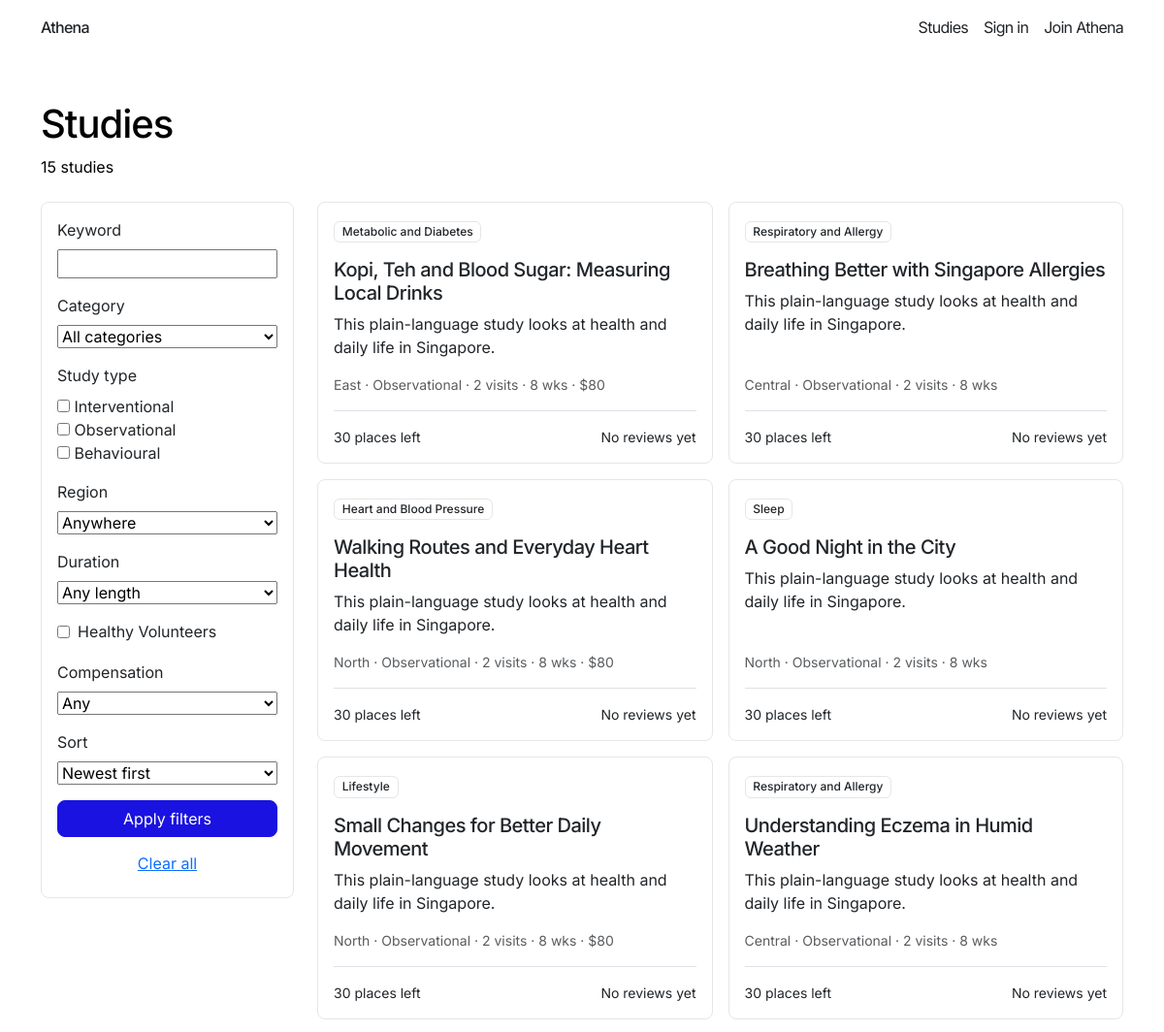
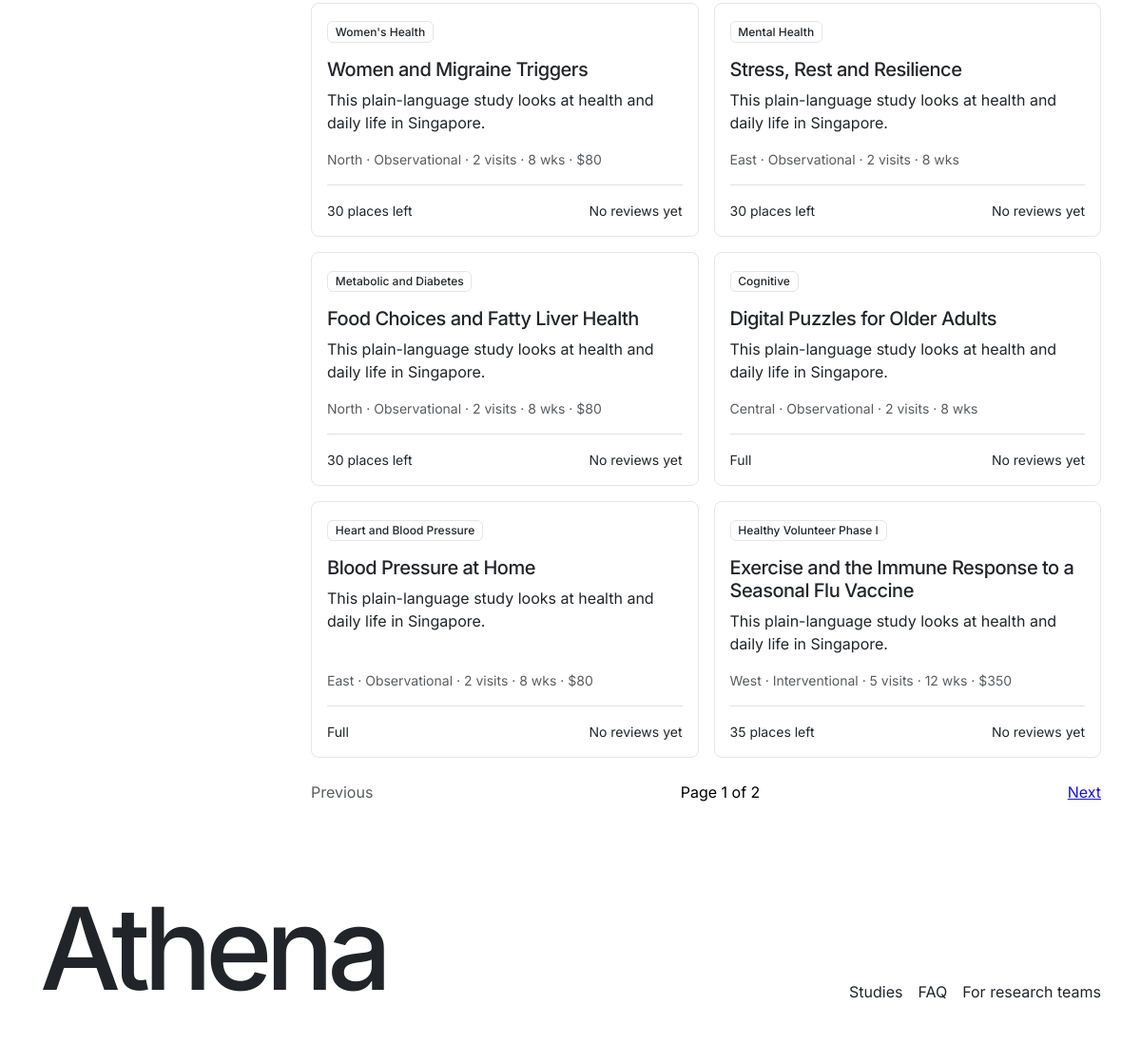
Page /studies/ on the committed database (2 pictures, top to bottom).
### core/models.py (models this page shows, shortened)
class TimeStampedModel(models.Model):
    created_at = models.DateTimeField(auto_now_add=True)
    updated_at = models.DateTimeField(auto_now=True)
    class Meta:
        abstract = True

class Study(TimeStampedModel):
    class StudyType(models.TextChoices):
        INTERVENTIONAL = 'interventional', 'Interventional'
        OBSERVATIONAL = 'observational', 'Observational'
        BEHAVIOURAL = 'behavioural', 'Behavioural'
    class Phase(models.TextChoices):
        NOT_APPLICABLE = 'not_applicable', 'Not applicable'
        PHASE_1 = 'phase_1', 'Phase I'
        PHASE_2 = 'phase_2', 'Phase II'
        PHASE_3 = 'phase_3', 'Phase III'
        PHASE_4 = 'phase_4', 'Phase IV'
    class SexEligibility(models.TextChoices):
        ALL = 'all', 'Anyone'
        FEMALE = 'female', 'Women only'
        MALE = 'male', 'Men only'
    class SmokerRule(models.TextChoices):
        ANY = 'any', 'Smokers and non-smokers'
        NON_SMOKERS = 'non_smokers', 'Non-smokers only'
        SMOKERS = 'smokers', 'Smokers only'
    class VisitTimes(models.TextChoices):
        WEEKDAY_DAYTIME = 'weekday_daytime', 'Weekday daytime'
        WEEKDAY_EVENINGS = 'weekday_evenings', 'Weekday evenings'
        WEEKENDS = 'weekends', 'Weekends'
        FLEXIBLE = 'flexible', 'Flexible'
    class Status(models.TextChoices):
        DRAFT = 'draft', 'Draft'
        PENDING_REVIEW = 'pending_review', 'Pending review'
        CHANGES_REQUESTED = 'changes_requested', 'Changes requested'
        PUBLISHED = 'published', 'Published'
        PAUSED = 'paused', 'Paused'
        FULL = 'full', 'Full'
        CLOSED = 'closed', 'Closed'
    organisation = models.ForeignKey(
        Organisation, on_delete=models.RESTRICT, related_name='studies'
    )
    category = models.ForeignKey(
        StudyCategory, on_delete=models.RESTRICT, related_name='studies'
    )
    title = models.CharField(max_length=200)
    slug = models.SlugField(max_length=220, unique=True, blank=True)
    description = models.TextField()
    visit_plan = models.TextField(blank=True)
    study_type = models.CharField(max_length=20, choices=StudyType.choices)
    phase = models.CharField(
        max_length=20, choices=Phase.choices, default=Phase.NOT_APPLICABLE
    )
    accepts_healthy_volunteers = models.BooleanField()
    sex_eligibility = models.CharField(
        max_length=10, choices=SexEligibility.choices, default=SexEligibility.ALL
    )
    min_age = models.PositiveIntegerField(
        validators=[MinValueValidator(21), MaxValueValidator(100)]
    )
    max_age = models.PositiveIntegerField(
        validators=[MinValueValidator(21), MaxValueValidator(100)]
    )
    min_bmi = models.DecimalField(
        max_digits=4, decimal_places=1, null=True, blank=True
    )
    max_bmi = models.DecimalField(
        max_digits=4, decimal_places=1, null=True, blank=True
    )
    smoker_rule = models.CharField(
        max_length=15, choices=SmokerRule.choices, default=SmokerRule.ANY
    )
    required_conditions = models.ManyToManyField(
        Condition, blank=True, related_name='required_by_studies'
    )
    excluded_conditions = models.ManyToManyField(
        Condition, blank=True, related_name='excluded_by_studies'
    )
    regions = models.ManyToManyField(Region, blank=True, related_name='studies')
    sites = models.ManyToManyField(Site, blank=True, related_name='studies')
    target_enrolment = models.PositiveIntegerField()
    total_visits = models.PositiveIntegerField()
    duration_weeks = models.PositiveIntegerField(
        validators=[MinValueValidator(1)]
    )
    visit_times = models.CharField(max_length=20, choices=VisitTimes.choices)
    compensation_amount = models.DecimalField(max_digits=8, decimal_places=2)
    show_compensation = models.BooleanField()
    start_date = models.DateField()
    recruitment_deadline = models.DateField()
    irb_name = models.CharField(max_length=60, blank=True)
    irb_reference = models.CharField(max_length=60, blank=True)
    irb_expiry = models.DateField(null=True, blank=True)
    irb_approved_text = models.BooleanField(default=False)
    status = models.CharField(
        max_length=20, choices=Status.choices, default=Status.DRAFT
    )
    auto_shortlist_high = models.BooleanField(default=False)
    moderation_comments = models.TextField(blank=True)
    paused_reason = models.TextField(blank=True)
    submitted_at = models.DateTimeField(null=True, blank=True)
    published_at = models.DateTimeField(null=True, blank=True)
    created_by = models.ForeignKey(
        User,
        on_delete=models.SET_NULL,
        null=True,
        blank=True,
        related_name='created_studies',
    )
    last_edited_by = models.ForeignKey(
        User,
        on_delete=models.SET_NULL,
        null=True,
        blank=True,
        related_name='edited_studies',
    )
    reviewed_by = models.ForeignKey(
        User,
        on_delete=models.SET_NULL,
        null=True,
        blank=True,
        related_name='reviewed_studies',
    )
    class Meta:
        constraints = [
            models.CheckConstraint(
                condition=Q(min_age__lte=models.F('max_age')),
                name='study_age_order',
            ),
            models.CheckConstraint(
                condition=Q(min_bmi__isnull=True)
                | Q(max_bmi__isnull=True)
                | Q(min_bmi__lte=models.F('max_bmi')),
                name='study_bmi_order',
            ),
            models.CheckConstraint(
                condition=Q(target_enrolment__gte=1),
                name='study_target_min_1',
            ),
            models.CheckConstraint(
                condition=Q(total_visits__gte=1),
                name='study_visits_min_1',
            ),
            models.CheckConstraint(
                condition=Q(compensation_amount__gte=0),
                name='study_compensation_not_negative',
            ),
        ]
    @property
    def places_left(self):
        from .services import enrolled_count
        return max(0, self.target_enrolment - enrolled_count(self))

class StudyCategory(TimeStampedModel):
    name = models.CharField(max_length=100)
    slug = models.SlugField(max_length=100, unique=True)
    ml_label = models.CharField(max_length=100, unique=True)
    description = models.CharField(max_length=255)
    display_order = models.PositiveIntegerField()
    is_active = models.BooleanField(default=True)
    class Meta:
        ordering = ['display_order']

class Region(TimeStampedModel):
    code = models.CharField(
        max_length=2,
        unique=True,
        validators=[RegexValidator(r'^[A-Z]{1,2}$', 'Use one or two capital letters.')],
    )
    name = models.CharField(max_length=40)
    display_order = models.PositiveIntegerField()
    class Meta:
        ordering = ['display_order']

### storefront/views.py (the view)
# urls.py: path('studies/', views.study_list, name='study_list'),
def studies(request):
    form = StudyFilterForm(request.GET)
    form.is_valid()
    cleaned = form.cleaned_data
    queryset = search_studies(
        q=cleaned.get('q', ''),
        category=cleaned.get('category', ''),
        types=cleaned.get('type'),
        region=cleaned.get('region', ''),
        duration=cleaned.get('duration', ''),
        hv=cleaned.get('hv', False),
        comp=cleaned.get('comp', ''),
        sort=cleaned.get('sort') or 'newest',
    )
    page_obj = Paginator(queryset, 12).get_page(request.GET.get('page'))
    return render(
        request,
        'storefront/studies.html',
        {'form': form, 'page_obj': page_obj, 'result_count': queryset.count()},
    )

### adminpanel/context_processors.py (called while the page is built)
def panel_notifications(request):
    return {
        'panel_unread_count': (
            unread_count(request.user) if request.user.is_authenticated else 0
        ),
        'user_role': user_role(request.user) if request.user.is_authenticated else None,
    }

### core/services.py (called while the page is built)
def list_regions():
    return Region.objects.order_by('display_order')

def _with_review_ratings(studies):
    return studies.annotate(
        review_average=Avg(
            'reviews__rating',
            filter=Q(reviews__status=Review.Status.APPROVED),
        ),
        review_count=Count(
            'reviews',
            filter=Q(reviews__status=Review.Status.APPROVED),
            distinct=True,
        ),
    )

def public_studies():
    return _with_review_ratings(
        Study.objects.filter(
            status__in=[Study.Status.PUBLISHED, Study.Status.FULL]
        )
    ).order_by('-published_at', '-id')

def enrolled_count(study):
    return study.applications.filter(
        status__in=[Application.Status.ENROLLED, Application.Status.COMPLETED]
    ).count()

### storefront/context_processors.py (called while the page is built)
def participant_shortlist(request):
    profile = (
        request.user.participant_profile
        if request.user.is_authenticated
        and hasattr(request.user, 'participant_profile')
        else None
    )
    return {
        'shortlist_count': (
            shortlist_count(profile)
            if request.user.is_authenticated and profile is not None
            else 0
        ),
    }

### storefront/forms.py (called while the page is built)
    def clean(self, value):
        value = super().clean(value)
        return value if any(str(choice[0]) == str(value) for choice in self.choices) else ''

    def clean(self, value):
        values = super().clean(value)
        valid_values = {str(choice[0]) for choice in self.choices}
        return [item for item in values if str(item) in valid_values]

### storefront/templatetags/athena_format.py (called while the page is built)
@register.filter
def money(value):
    amount = Decimal(value)
    if amount == amount.to_integral_value():
        return f'${amount:,.0f}'
    return f'${amount:,.2f}'

@register.simple_tag(takes_context=True)
def page_url(context, page):
    query = context['request'].GET.copy()
    query['page'] = page
    return mark_safe(f'?{query.urlencode()}')

### templates/storefront/studies.html (shortened to what this page needs)
{% extends 'storefront/base_storefront.html' %}
{% load athena_format %}
{% block content %}
<div class="container py-5">
  <div class="d-flex justify-content-between align-items-end mb-4">
    <div><h1>Studies</h1><p class="mb-0">{{ result_count }} studies</p></div>
  </div>
  <div class="row g-4">
    <aside class="col-lg-3">
      <form method="get" class="card p-3 study-filters">
        <label class="form-label" for="{{ form.q.id_for_label }}">Keyword</label>
        {{ form.q }}
        <label class="form-label mt-3" for="{{ form.category.id_for_label }}">Category</label>{{ form.category }}
        <fieldset class="mt-3"><legend class="form-label fs-6">Study type</legend>{{ form.type }}</fieldset>
        <label class="form-label mt-3" for="{{ form.region.id_for_label }}">Region</label>{{ form.region }}
        <label class="form-label mt-3" for="{{ form.duration.id_for_label }}">Duration</label>{{ form.duration }}
        <div class="form-check study-filter-healthy mt-3">{{ form.hv }}<label class="form-check-label" for="id_hv">Healthy Volunteers</label></div>
        <label class="form-label mt-3" for="{{ form.comp.id_for_label }}">Compensation</label>{{ form.comp }}
        <label class="form-label mt-3" for="{{ form.sort.id_for_label }}">Sort</label>{{ form.sort }}
        <button class="btn btn-primary mt-3 w-100" type="submit">Apply filters</button>
        <a href="{% url 'storefront:studies' %}" class="btn btn-link mt-2 w-100">Clear all</a>
      </form>
    </aside>
    <section class="col-lg-9">
      {% if page_obj.object_list %}
        <div class="row g-3">
          {% for study in page_obj %}<div class="col-md-6">{% include 'storefront/_study_card.html' %}</div>{% endfor %}
        </div>
        <nav class="d-flex justify-content-between align-items-center mt-4" aria-label="Pagination">
          {% if page_obj.has_previous %}<a href="{% page_url page_obj.previous_page_number %}">Previous</a>{% else %}<span class="text-muted">Previous</span>{% endif %}
          <span>Page {{ page_obj.number }} of {{ page_obj.paginator.num_pages }}</span>
          {% if page_obj.has_next %}<a href="{% page_url page_obj.next_page_number %}">Next</a>{% else %}<span class="text-muted">Next</span>{% endif %}
        </nav>
      {% else %}
        <p>No studies match these filters.</p>
        <a href="{% url 'storefront:studies' %}">Clear all</a>
      {% endif %}
    </section>
  </div>
</div>
{% endblock %}

### templates/storefront/_study_card.html (shortened to what this page needs)
{% load athena_format %}
<article class="card h-100 p-3 d-flex flex-column">
  <div><span class="badge category-chip">{{ study.category.name }}</span></div>
  <h3 class="h5 mt-3"><a href="{% url 'storefront:study_detail' study.slug %}" class="text-decoration-none text-dark">{{ study.title }}</a></h3>
  <p>{{ study.description|truncatechars:120 }}</p>
  <div class="small text-muted mt-auto">
    {% regroup study.sites.all by region.name as region_list %}
    {% for region in region_list %}{% if not forloop.first %}, {% endif %}{{ region.grouper }}{% endfor %}
    · {{ study.get_study_type_display }} · {{ study.total_visits }} visits · {{ study.duration_weeks }} wks
    {% if study.show_compensation %} · {{ study.compensation_amount|money }}{% endif %}
  </div>
  <div class="border-top mt-3 pt-3 small d-flex justify-content-between gap-2">
    <span>{% if study.status == 'full' %}Full{% else %}{{ study.places_left }} places left{% endif %}</span>
    <span class="text-nowrap">
      {% if study.review_count %}
        {{ study.review_average|floatformat:1 }} / 5 ({{ study.review_count }})
      {% else %}
        No reviews yet
      {% endif %}
    </span>
  </div>
</article>

### static/css/athena.css (style rules this page uses)
:root { --athena-blue: #1A12E0; --athena-panel: var(--athena-blue); --athena-border: #E6E6E6; --athena-radius: 8px; --bs-primary: #1A12E0; --bs-primary-rgb: 26, 18, 224; }
body { font-family: 'Inter', sans-serif; color: #000; background: #fff; }
.card { border: 1px solid var(--athena-border); border-radius: var(--athena-radius); box-shadow: none; }
.btn { border-radius: 8px !important; }
.badge { border: 1px solid var(--athena-border); border-radius: 6px !important; background-color: #fff !important; color: #212529 !important; font-weight: 500; }
.btn-primary { background-color: var(--athena-blue); border-color: var(--athena-blue); }
a { color: var(--athena-blue); }
h1, h2, h3, h4, h5, h6 { letter-spacing: -0.025em; }
.category-chip { border: 1px solid var(--athena-border); border-radius: 6px; background: #fff; color: #212529; font-weight: 500; }
.study-filter-healthy { display: flex; align-items: center; gap: 0.5rem; padding-left: 0; }
.study-filter-healthy .form-check-label { margin: 0; }
.category-chip, .panel-content .badge { border: 1px solid var(--athena-border); border-radius: 6px; background: #fff !important; color: #212529 !important; }

### rows in the picture
Study: category.name "Metabolic and Diabetes", title "Kopi, Teh and Blood Sugar: Measuring Local Drinks", description "This plain-language study looks at health and daily life in Singapore.", study_type "Observational", total_visits "2", duration_weeks "8", compensation_amount "$80", places_left "30", shows "No reviews yet"
Region: grouper "East" "East" "East"
Study: category.name "Respiratory and Allergy", title "Breathing Better with Singapore Allergies", description "This plain-language study looks at health and daily life in Singapore.", study_type "Observational", total_visits "2", duration_weeks "8", places_left "30", shows "No reviews yet"
Region: grouper "Central" "Central" "Central"
Study: category.name "Heart and Blood Pressure", title "Walking Routes and Everyday Heart Health", description "This plain-language study looks at health and daily life in Singapore.", study_type "Observational", total_visits "2", duration_weeks "8", compensation_amount "$80", places_left "30", shows "No reviews yet"
Region: grouper "North" "North" "North" "North" "North"
Study: category.name "Sleep", title "A Good Night in the City", description "This plain-language study looks at health and daily life in Singapore.", study_type "Observational", total_visits "2", duration_weeks "8", places_left "30", shows "No reviews yet"
Study: category.name "Lifestyle", title "Small Changes for Better Daily Movement", description "This plain-language study looks at health and daily life in Singapore.", study_type "Observational", total_visits "2", duration_weeks "8", compensation_amount "$80", places_left "30", shows "No reviews yet"
Study: category.name "Respiratory and Allergy", title "Understanding Eczema in Humid Weather", description "This plain-language study looks at health and daily life in Singapore.", study_type "Observational", total_visits "2", duration_weeks "8", places_left "30", shows "No reviews yet"
Study: category.name "Women's Health", title "Women and Migraine Triggers", description "This plain-language study looks at health and daily life in Singapore.", study_type "Observational", total_visits "2", duration_weeks "8", compensation_amount "$80", places_left "30", shows "No reviews yet"
Study: category.name "Mental Health", title "Stress, Rest and Resilience", description "This plain-language study looks at health and daily life in Singapore.", study_type "Observational", total_visits "2", duration_weeks "8", places_left "30", shows "No reviews yet"
Study: category.name "Metabolic and Diabetes", title "Food Choices and Fatty Liver Health", description "This plain-language study looks at health and daily life in Singapore.", study_type "Observational", total_visits "2", duration_weeks "8", compensation_amount "$80", places_left "30", shows "No reviews yet"
Study: category.name "Cognitive", title "Digital Puzzles for Older Adults", description "This plain-language study looks at health and daily life in Singapore.", study_type "Observational", total_visits "2", duration_weeks "8", status "Full", shows "No reviews yet"
Study: category.name "Heart and Blood Pressure", title "Blood Pressure at Home", description "This plain-language study looks at health and daily life in Singapore.", study_type "Observational", total_visits "2", duration_weeks "8", compensation_amount "$80", status "Full", shows "No reviews yet"
Study: category.name "Healthy Volunteer Phase I", title "Exercise and the Immune Response to a Seasonal Flu Vaccine", description "This plain-language study looks at health and daily life in Singapore.", study_type "Interventional", total_visits "5", duration_weeks "12", compensation_amount "$350", places_left "35", shows "No reviews yet"
Region: grouper "West"

### other values in the picture
{{ result_count }} "15"
{{ page_obj.number }} "1"
{{ page_obj.paginator.num_pages }} "2"
